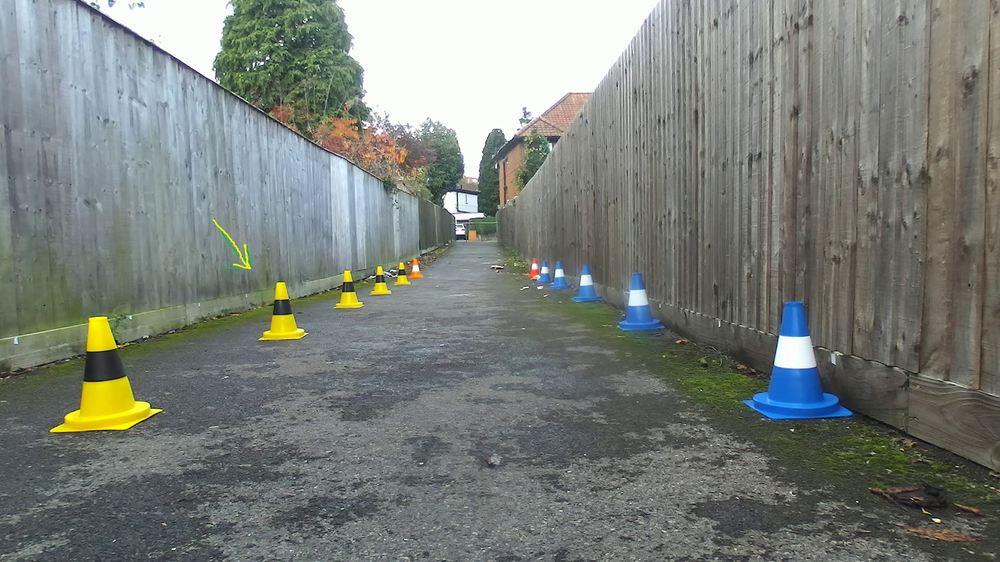
#> input picture assets/stereo_left.png, 1000 x 562 px, shrunk from 1588 x 893 before the run, given in place of the camera
$ python test.py
#> lines starting #> are read from the running program, lines starting #| are printed output that depends on the picture; after the words box and inside, x2 and y2 are one past the last pixel; in counts of white or black regions, pixels touching at a corner belong together
### util.py
import numpy as np
import cv2


def get_limits(color):
    c = np.uint8([[color]])  # BGR values
    hsvC = cv2.cvtColor(c, cv2.COLOR_BGR2HSV)

    hue = hsvC[0][0][0]  # Get the hue value

    # Handle red hue wrap-around
    if hue >= 165:  # Upper limit for divided red hue
        lowerLimit = np.array([hue - 10, 100, 100], dtype=np.uint8)
        upperLimit = np.array([180, 255, 255], dtype=np.uint8)
    elif hue <= 15:  # Lower limit for divided red hue
        lowerLimit = np.array([0, 100, 100], dtype=np.uint8)
        upperLimit = np.array([hue + 10, 255, 255], dtype=np.uint8)
    else:
        lowerLimit = np.array([hue - 10, 100, 100], dtype=np.uint8)
        upperLimit = np.array([hue + 10, 255, 255], dtype=np.uint8)

    return lowerLimit, upperLimit

### test.py
import cv2
from matplotlib import pyplot as plt
import numpy as np
import urllib.request

# from util import get_limits
from PIL import Image

from util import get_limits
# url="http://192.168.1.3:8080/shot.jpg"
y = [0,255,255] # yellow in BGR
cap = cv2.VideoCapture(0)

while True:
    # img_arr = np.array(bytearray(urllib.request.urlopen(url).read()), dtype=np.uint8)
    # frame = cv2.imdecode(img_arr, -1)
    ret, frame = cap.read()
#> frame is the input picture: shape (562, 1000, 3); mean B, G, R 121.2, 126.9, 121.8
    # cv2.imshow('frame', frame)
    hsv =   cv2.cvtColor(frame, cv2.COLOR_BGR2HSV)
#> hsv: shape (562, 1000, 3); mean H, S, V 62.6, 32.4, 130.9

    lowerlimit , upperlimit = get_limits(y)
    # LowerLimit= np.array([22, 93, 0]) # type: ignore
     # UpperLimit= np.array([45, 255, 255]) # type: ignore
    mask = cv2.inRange(hsv, lowerlimit, upperlimit)
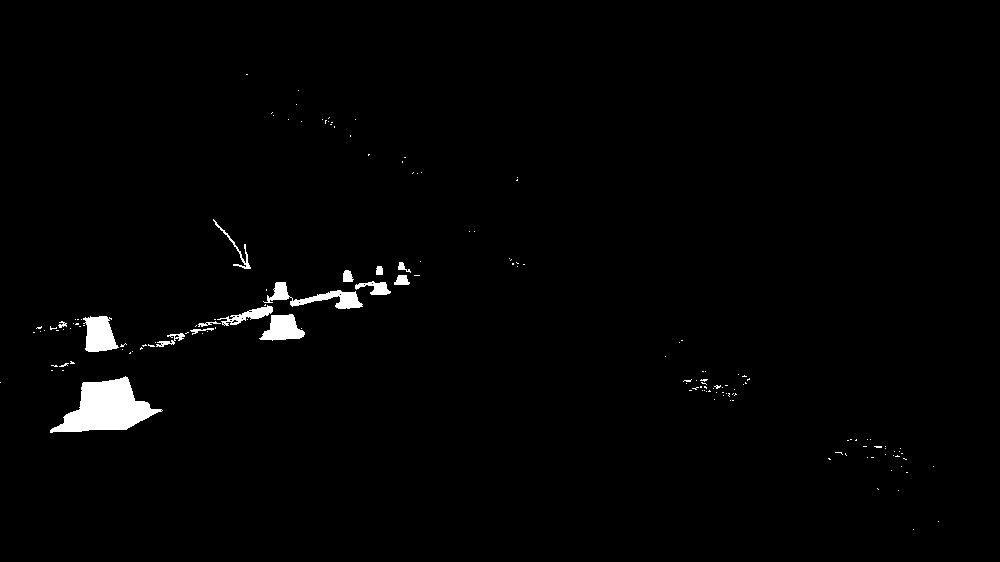
#> mask: shape (562, 1000); 1.4% white; 156 white regions (141 under 20 px), largest, box (x1, y1, x2, y2) and area: (50, 376, 163, 433) 3377, (83, 316, 119, 352) 925, (263, 282, 363, 309) 924
    # kernel = np.ones((40,40), np.uint8)

    # closed = cv2.morphologyEx(mask, cv2.MORPH_CLOSE, kernel)

    res = cv2.bitwise_and(frame, frame, mask=mask)

    mask_ = Image.fromarray(res)

    bbox = mask_.getbbox()
#> bbox = (0, 74, 939, 530)
    if bbox is not None:
        x1 , y1, x2, y2 = bbox
#> x1 = 0; y1 = 74; x2 = 939; y2 = 530

        frame = cv2.rectangle(frame, (x1, y1), (x2, y2), (0, 255, 0), 5)
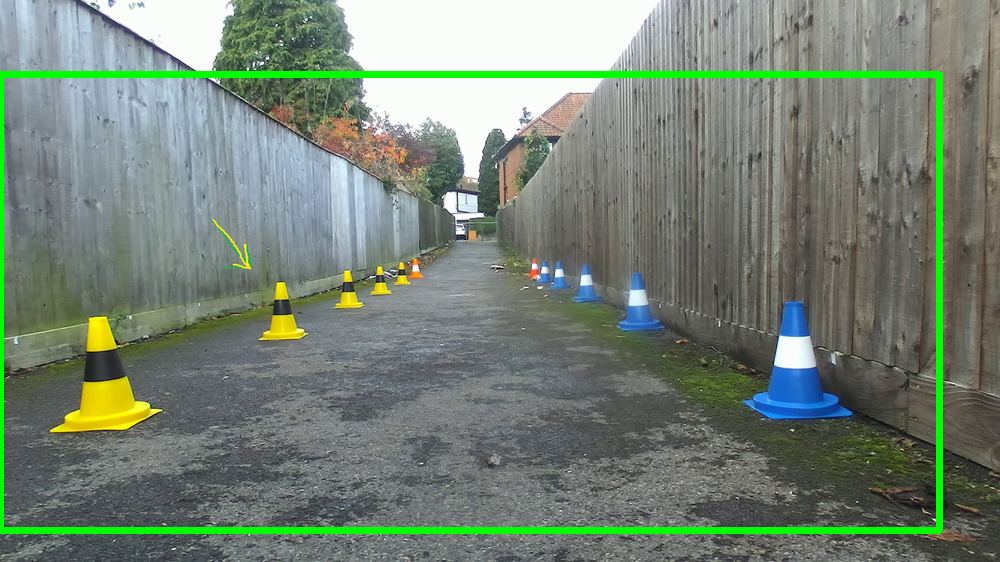
#> frame: shape (562, 1000, 3); 3.23% of pixels changed, all inside (x1, y1, x2, y2) = (0, 71, 943, 534)

    cv2.imshow('Frame', frame)

    if cv2.waitKey(1) & 0xFF == ord('q'):
#> (key q is pressed here)
        break


# while True:
#     ret, frame = cap.read()

#     hsv =   cv2.cvtColor(frame, cv2.COLOR_BGR2HSV)
#     lowerlimit , upperlimit = get_limits(color=y)
#     # LowerLimit= np.array([22, 93, 0]) # type: ignore
#     # UpperLimit= np.array([45, 255, 255]) # type: ignore
#     mask = cv2.inRange(hsv, lowerlimit, upperlimit)
#     # kernel = np.ones((40,40), np.uint8)

#     # closed = cv2.morphologyEx(mask, cv2.MORPH_CLOSE, kernel)

#     res = cv2.bitwise_and(frame, frame, mask=mask)

#     mask_ = Image.fromarray(res)

#     bbox = mask_.getbbox()
#     if bbox is not None:
#         x1 , y1, x2, y2 = bbox

#         frame = cv2.rectangle(frame, (x1, y1), (x2, y2), (0, 255, 0), 5)

#     cv2.imshow('Frame', frame)
#     if cv2.waitKey(1) & 0xFF == ord('q'):
#         break


# # import cv2

# # # Try to access the webcam.
# # cap = cv2.VideoCapture(0)

# # # Check if the webcam is opened correctly
# # if not cap.isOpened():
# #     print("Could not open webcam")
# # else:
# #     print("Webcam is accessible")

# #     while True:
# #         # Capture frame-by-frame
# #         ret, frame = cap.read()

# #         # If frame is read correctly ret is True
# #         if not ret:
# #             print("Can't receive frame (stream end?). Exiting ...")
# #             break

# #         # Display the resulting frame
# #         cv2.imshow('Frame', frame)

# #         # Wait for a key press and break the loop if 'q' is pressed
# #         if cv2.waitKey(1) == ord('q'):
# #             break

# # # Release the webcam resource
# # cap.release()
# # cv2.destroyAllWindows()

$ run again, on assets/stereo_right.png
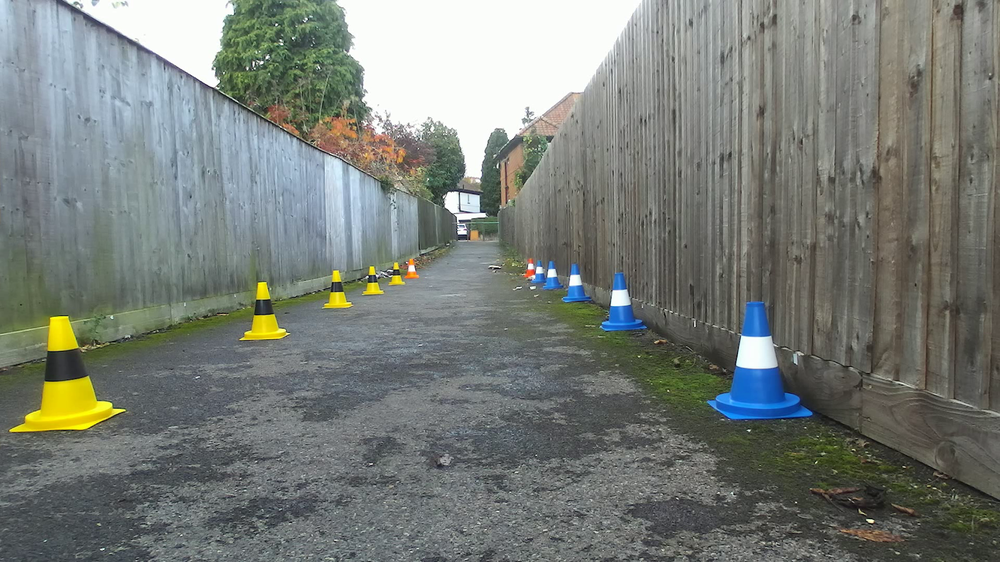
#> input picture assets/stereo_right.png, 1000 x 562 px, shrunk from 1588 x 893 before the run, given in place of the camera
#> frame is the input picture: shape (562, 1000, 3); mean B, G, R 119.8, 125.2, 120.1
#> hsv: shape (562, 1000, 3); mean H, S, V 62.7, 32.8, 129.4
#> `mask = cv2.inRange(hsv, lowerlimit, upperlimit)`:
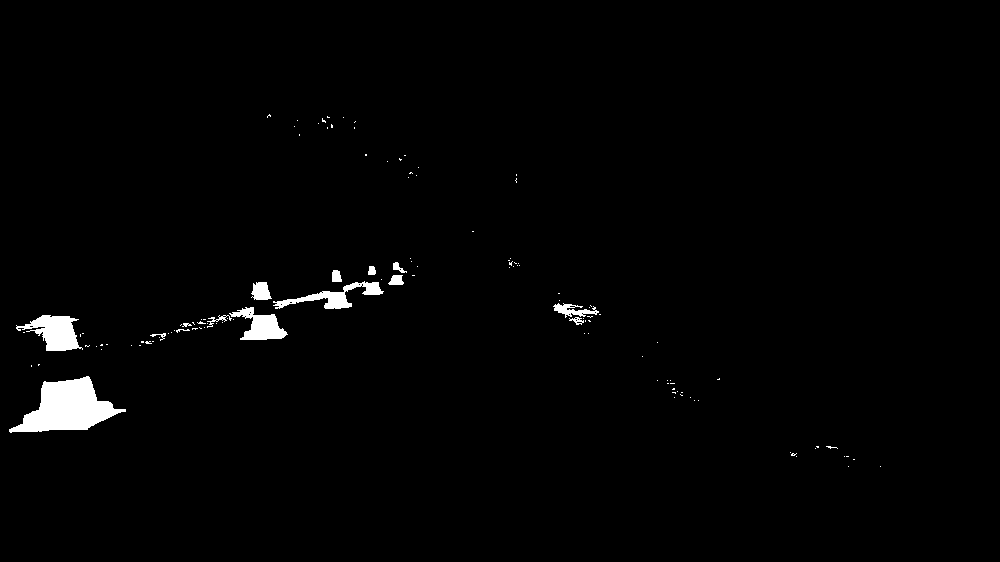
#> mask: shape (562, 1000); 1.5% white; 123 white regions (108 under 20 px), largest, box (x1, y1, x2, y2) and area: (9, 376, 126, 433) 3502, (16, 315, 83, 351) 1312, (273, 281, 384, 309) 977
#> bbox = (9, 114, 881, 467)
#> x1 = 9; y1 = 114; x2 = 881; y2 = 467
#> `frame = cv2.rectangle(frame, (x1, y1), (x2, y2), (0, 255, 0), 5)`:
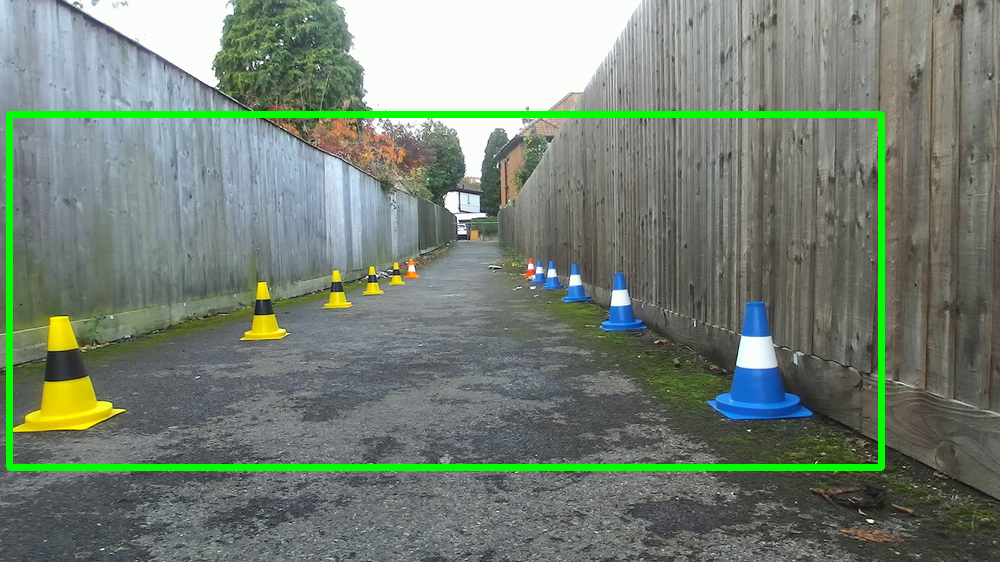
#> frame: shape (562, 1000, 3); 3.05% of pixels changed, all inside (x1, y1, x2, y2) = (6, 111, 885, 471)
